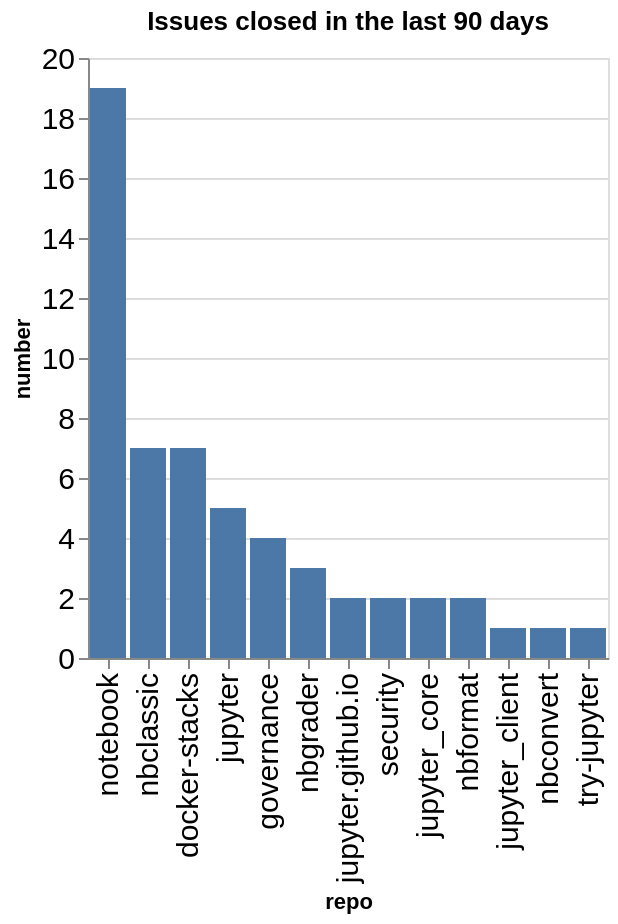

Notebook code for this chart:
### Code cell
closed_counts = closed.groupby(['org', 'repo']).count()['number'].reset_index()
closed_counts['org/repo'] = closed_counts.apply(lambda a: a['org'] + '/' + a['repo'], axis=1)
sorted_vals = closed_counts.sort_values(['number'], ascending=False)['repo'].values
alt.Chart(data=closed_counts, title=f"Issues closed in the last {n_days} days").mark_bar().encode(
    x=alt.X('repo', sort=alt.Sort(sorted_vals.tolist())),
    y='number',
)

### Figure 1 — Vega-Lite specification as saved in the notebook (floating-point values rounded to 4 significant figures)
{"config": {"axisLeft": {"labelFontSize": 15}, "axisBottom": {"labelFontSize": 15}}, "data": {"name": "data-294a2581a8cffd1ebda814ad0c38f8dd"}, "mark": {"type": "bar"}, "encoding": {"x": {"field": "repo", "sort": ["notebook", "nbclassic", "docker-stacks", "jupyter", "governance", "nbgrader", "jupyter.github.io", "security", "jupyter_core", "nbformat", "jupyter_client", "nbconvert", "try-jupyter"], "type": "nominal"}, "y": {"field": "number", "type": "quantitative"}}, "title": "Issues closed in the last 90 days", "$schema": "https://vega.github.io/schema/vega-lite/v5.20.1.json", "datasets": {"data-294a2581a8cffd1ebda814ad0c38f8dd": [{"org": "jupyter", "repo": "docker-stacks", "number": 7, "org/repo": "jupyter/docker-stacks"}, {"org": "jupyter", "repo": "governance", "number": 4, "org/repo": "jupyter/governance"}, {"org": "jupyter", "repo": "jupyter", "number": 5, "org/repo": "jupyter/jupyter"}, {"org": "jupyter", "repo": "jupyter.github.io", "number": 2, "org/repo": "jupyter/jupyter.github.io"}, {"org": "jupyter", "repo": "jupyter_client", "number": 1, "org/repo": "jupyter/jupyter_client"}, {"org": "jupyter", "repo": "jupyter_core", "number": 2, "org/repo": "jupyter/jupyter_core"}, {"org": "jupyter", "repo": "nbclassic", "number": 7, "org/repo": "jupyter/nbclassic"}, {"org": "jupyter", "repo": "nbconvert", "number": 1, "org/repo": "jupyter/nbconvert"}, {"org": "jupyter", "repo": "nbformat", "number": 2, "org/repo": "jupyter/nbformat"}, {"org": "jupyter", "repo": "nbgrader", "number": 3, "org/repo": "jupyter/nbgrader"}, {"org": "jupyter", "repo": "notebook", "number": 19, "org/repo": "jupyter/notebook"}, {"org": "jupyter", "repo": "security", "number": 2, "org/repo": "jupyter/security"}, {"org": "jupyter", "repo": "try-jupyter", "number": 1, "org/repo": "jupyter/try-jupyter"}]}}
